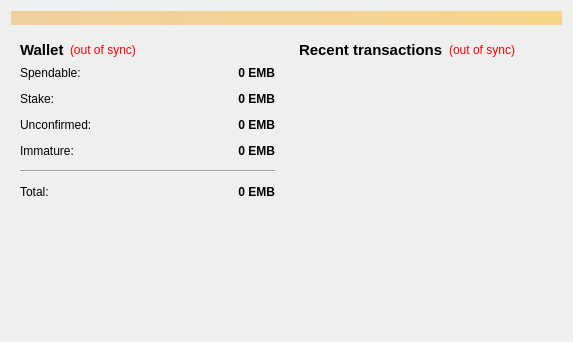
<?xml version="1.0" encoding="UTF-8"?>
<ui version="4.0">
 <class>OverviewPage</class>
 <widget class="QWidget" name="OverviewPage">
  <property name="geometry">
   <rect>
    <x>0</x>
    <y>0</y>
    <width>573</width>
    <height>342</height>
   </rect>
  </property>
  <property name="windowTitle">
   <string>Form</string>
  </property>
  <layout class="QVBoxLayout" name="topLayout">
   <item>
    <widget class="QLabel" name="labelAlerts">
     <property name="visible">
      <bool>false</bool>
     </property>
     <property name="styleSheet">
      <string notr="true">background-color: qlineargradient(x1: 0, y1: 0, x2: 1, y2: 0, stop:0 #F0D0A0, stop:1 #F8D488);  color:#000000
</string>
     </property>
     <property name="wordWrap">
      <bool>true</bool>
     </property>
     <property name="margin">
      <number>3</number>
     </property>
    </widget>
   </item>
   <item>
    <layout class="QHBoxLayout" name="horizontalLayout" stretch="1,1">
     <item>
      <layout class="QVBoxLayout" name="verticalLayout_2">
       <item>
        <widget class="QWidget" name="widget" native="true">
         <layout class="QVBoxLayout" name="verticalLayout_4">
          <item>
           <layout class="QHBoxLayout" name="horizontalLayout_4">
            <item>
             <widget class="QLabel" name="label_5">
              <property name="font">
               <font>
                <pointsize>11</pointsize>
                <weight>75</weight>
                <bold>true</bold>
               </font>
              </property>
              <property name="text">
               <string>Wallet</string>
              </property>
             </widget>
            </item>
            <item>
             <widget class="QLabel" name="labelWalletStatus">
              <property name="toolTip">
               <string>The displayed information may be out of date. Your wallet automatically synchronizes with the Ember network after a connection is established, but this process has not completed yet.</string>
              </property>
              <property name="styleSheet">
               <string notr="true">QLabel { color: red; }</string>
              </property>
              <property name="text">
               <string notr="true">(out of sync)</string>
              </property>
              <property name="alignment">
               <set>Qt::AlignLeading|Qt::AlignLeft|Qt::AlignVCenter</set>
              </property>
             </widget>
            </item>
            <item>
             <spacer name="horizontalSpacer_2">
              <property name="orientation">
               <enum>Qt::Horizontal</enum>
              </property>
              <property name="sizeHint" stdset="0">
               <size>
                <width>40</width>
                <height>20</height>
               </size>
              </property>
             </spacer>
            </item>
           </layout>
          </item>
          <item>
           <layout class="QFormLayout" name="formLayout_2">
            <property name="fieldGrowthPolicy">
             <enum>QFormLayout::AllNonFixedFieldsGrow</enum>
            </property>
            <property name="horizontalSpacing">
             <number>12</number>
            </property>
            <property name="verticalSpacing">
             <number>12</number>
            </property>
            <item row="0" column="0">
             <widget class="QLabel" name="label">
              <property name="text">
               <string>Spendable:</string>
              </property>
             </widget>
            </item>
            <item row="0" column="1">
             <widget class="QLabel" name="labelBalance">
              <property name="font">
               <font>
                <weight>75</weight>
                <bold>true</bold>
               </font>
              </property>
              <property name="cursor">
               <cursorShape>IBeamCursor</cursorShape>
              </property>
              <property name="toolTip">
               <string>Your current spendable balance</string>
              </property>
              <property name="text">
               <string notr="true">0 EMB</string>
              </property>
              <property name="alignment">
               <set>Qt::AlignRight|Qt::AlignTrailing|Qt::AlignVCenter</set>
              </property>
              <property name="textInteractionFlags">
               <set>Qt::LinksAccessibleByMouse|Qt::TextSelectableByKeyboard|Qt::TextSelectableByMouse</set>
              </property>
             </widget>
            </item>
            <item row="1" column="0">
             <widget class="QLabel" name="label_6">
              <property name="text">
               <string>Stake:</string>
              </property>
             </widget>
            </item>
            <item row="1" column="1">
             <widget class="QLabel" name="labelStake">
              <property name="font">
               <font>
                <weight>75</weight>
                <bold>true</bold>
               </font>
              </property>
              <property name="cursor">
               <cursorShape>IBeamCursor</cursorShape>
              </property>
              <property name="toolTip">
               <string>Total of coins that was staked, and do not yet count toward the current balance</string>
              </property>
              <property name="text">
               <string notr="true">0 EMB</string>
              </property>
              <property name="alignment">
               <set>Qt::AlignRight|Qt::AlignTrailing|Qt::AlignVCenter</set>
              </property>
              <property name="textInteractionFlags">
               <set>Qt::LinksAccessibleByMouse|Qt::TextSelectableByKeyboard|Qt::TextSelectableByMouse</set>
              </property>
             </widget>
            </item>
            <item row="2" column="0">
             <widget class="QLabel" name="label_3">
              <property name="text">
               <string>Unconfirmed:</string>
              </property>
             </widget>
            </item>
            <item row="2" column="1">
             <widget class="QLabel" name="labelUnconfirmed">
              <property name="font">
               <font>
                <weight>75</weight>
                <bold>true</bold>
               </font>
              </property>
              <property name="cursor">
               <cursorShape>IBeamCursor</cursorShape>
              </property>
              <property name="toolTip">
               <string>Total of transactions that have yet to be confirmed, and do not yet count toward the current balance</string>
              </property>
              <property name="text">
               <string notr="true">0 EMB</string>
              </property>
              <property name="alignment">
               <set>Qt::AlignRight|Qt::AlignTrailing|Qt::AlignVCenter</set>
              </property>
              <property name="textInteractionFlags">
               <set>Qt::LinksAccessibleByMouse|Qt::TextSelectableByKeyboard|Qt::TextSelectableByMouse</set>
              </property>
             </widget>
            </item>
            <item row="3" column="0">
             <widget class="QLabel" name="labelImmatureText">
              <property name="text">
               <string>Immature:</string>
              </property>
             </widget>
            </item>
            <item row="3" column="1">
             <widget class="QLabel" name="labelImmature">
              <property name="font">
               <font>
                <weight>75</weight>
                <bold>true</bold>
               </font>
              </property>
              <property name="toolTip">
               <string>Mined balance that has not yet matured</string>
              </property>
              <property name="text">
               <string notr="true">0 EMB</string>
              </property>
              <property name="alignment">
               <set>Qt::AlignRight|Qt::AlignTrailing|Qt::AlignVCenter</set>
              </property>
              <property name="textInteractionFlags">
               <set>Qt::LinksAccessibleByMouse|Qt::TextSelectableByKeyboard|Qt::TextSelectableByMouse</set>
              </property>
             </widget>
            </item>
            <item row="4" column="0" colspan="2">
             <widget class="Line" name="line">
              <property name="orientation">
               <enum>Qt::Horizontal</enum>
              </property>
             </widget>
            </item>
            <item row="5" column="0">
             <widget class="QLabel" name="labelTotalText">
              <property name="text">
               <string>Total:</string>
              </property>
             </widget>
            </item>
            <item row="5" column="1">
             <widget class="QLabel" name="labelTotal">
              <property name="font">
               <font>
                <weight>75</weight>
                <bold>true</bold>
               </font>
              </property>
              <property name="cursor">
               <cursorShape>IBeamCursor</cursorShape>
              </property>
              <property name="toolTip">
               <string>Your current total balance</string>
              </property>
              <property name="text">
               <string notr="true">0 EMB</string>
              </property>
              <property name="alignment">
               <set>Qt::AlignRight|Qt::AlignTrailing|Qt::AlignVCenter</set>
              </property>
              <property name="textInteractionFlags">
               <set>Qt::LinksAccessibleByMouse|Qt::TextSelectableByKeyboard|Qt::TextSelectableByMouse</set>
              </property>
             </widget>
            </item>
           </layout>
          </item>
         </layout>
        </widget>
       </item>
       <item>
        <spacer name="verticalSpacer">
         <property name="orientation">
          <enum>Qt::Vertical</enum>
         </property>
         <property name="sizeHint" stdset="0">
          <size>
           <width>20</width>
           <height>40</height>
          </size>
         </property>
        </spacer>
       </item>
      </layout>
     </item>
     <item>
      <layout class="QVBoxLayout" name="verticalLayout_3">
       <item>
        <widget class="QWidget" name="widget_2" native="true">
         <layout class="QVBoxLayout" name="verticalLayout">
          <item>
           <layout class="QHBoxLayout" name="horizontalLayout_2">
            <item>
             <widget class="QLabel" name="label_4">
              <property name="font">
               <font>
                <pointsize>11</pointsize>
                <weight>75</weight>
                <bold>true</bold>
               </font>
              </property>
              <property name="text">
               <string>&lt;b&gt;Recent transactions&lt;/b&gt;</string>
              </property>
             </widget>
            </item>
            <item>
             <widget class="QLabel" name="labelTransactionsStatus">
              <property name="toolTip">
               <string>The displayed information may be out of date. Your wallet automatically synchronizes with the Ember network after a connection is established, but this process has not completed yet.</string>
              </property>
              <property name="styleSheet">
               <string notr="true">QLabel { color: red; }</string>
              </property>
              <property name="text">
               <string notr="true">(out of sync)</string>
              </property>
              <property name="alignment">
               <set>Qt::AlignRight|Qt::AlignTrailing|Qt::AlignVCenter</set>
              </property>
             </widget>
            </item>
            <item>
             <spacer name="horizontalSpacer">
              <property name="orientation">
               <enum>Qt::Horizontal</enum>
              </property>
              <property name="sizeHint" stdset="0">
               <size>
                <width>40</width>
                <height>20</height>
               </size>
              </property>
             </spacer>
            </item>
           </layout>
          </item>
          <item>
           <widget class="QListView" name="listTransactions">
            <property name="styleSheet">
             <string notr="true">QListView { background: transparent; }</string>
            </property>
            <property name="frameShape">
             <enum>QFrame::NoFrame</enum>
            </property>
            <property name="verticalScrollBarPolicy">
             <enum>Qt::ScrollBarAlwaysOff</enum>
            </property>
            <property name="horizontalScrollBarPolicy">
             <enum>Qt::ScrollBarAlwaysOff</enum>
            </property>
            <property name="selectionMode">
             <enum>QAbstractItemView::NoSelection</enum>
            </property>
           </widget>
          </item>
         </layout>
        </widget>
       </item>
      </layout>
     </item>
    </layout>
   </item>
  </layout>
 </widget>
 <resources/>
 <connections/>
</ui>
